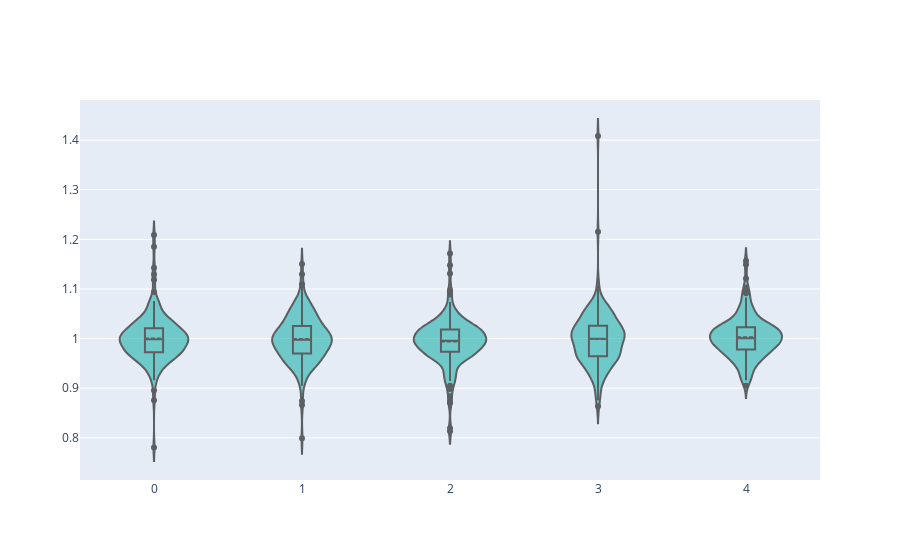

Write notebook code for a chart like this one.
### Code cell
# plotting violins to see the spread of intraday changes on each day with a different library
fig = go.Figure(data=go.Violin(y=df['intraday'], x=df['dayofweek'], box_visible=True, line_color='black',
                               meanline_visible=True, fillcolor='lightseagreen', opacity=0.6,
                               ))
fig.show()

### Figure 1 — Plotly figure (JSON) as saved in the notebook; plotly's stock layout.template omitted (floating-point values rounded to 4 significant figures; data arrays with more than 128 entries replaced by an {"elided": "..."} marker saying what was removed)
{"data": [{"box": {"visible": true}, "fillcolor": "lightseagreen", "line": {"color": "black"}, "meanline": {"visible": true}, "opacity": 0.6, "type": "violin", "x": {"elided": "904 int values"}, "y": {"elided": "904 float values"}}], "layout": {}}
